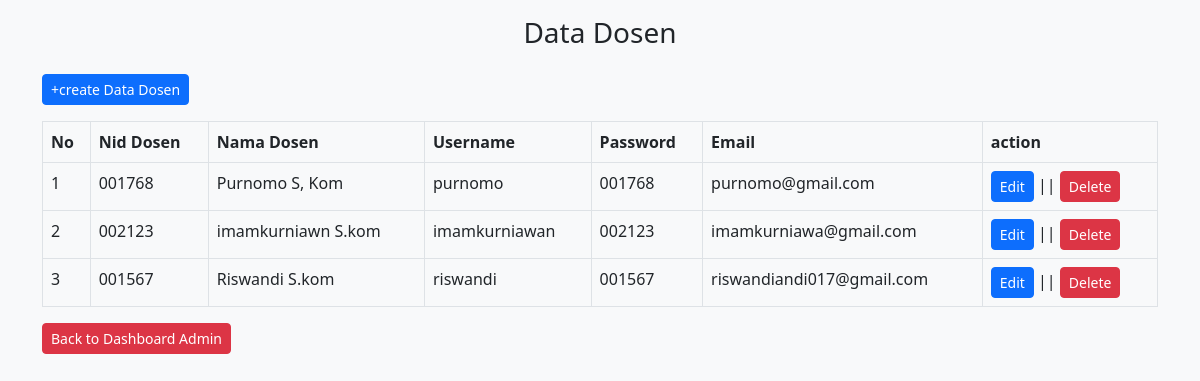
/dosen/dosen.php, run on the app's committed database.
### tables this page shows
CREATE TABLE `tb_dosen` (
  `id_dosen` int(11) NOT NULL,
  `nid_dosen` varchar(100) NOT NULL,
  `nama_dosen` varchar(100) NOT NULL,
  `username` varchar(100) NOT NULL,
  `password` varchar(100) NOT NULL,
  `email` varchar(100) NOT NULL
);

### dosen/dosen.php (the view, shortened to what this page needs)
<?php
include '../koneksi.php';
?>
<!doctype html>
<html lang="en">
  <head>
    <link href="https://cdn.jsdelivr.net/npm/bootstrap@5.2.0-beta1/dist/css/bootstrap.min.css" rel="stylesheet">
  </head>
  <body class="bg-light">
  <div class="container-fluid">
      <div class="container">
      <div class="row py-3 text-center">
          <div class="col-lg-12">
                <h3>Data Dosen</h3>
          </div>
      </div>
      <div class="row mb-3">
          <div class="col-lg-12">
              <a href="tambah_data.php" class="btn btn-primary btn-sm">+create Data Dosen</a>
          </div>
      </div>
      <div class="row">
          <div class="col-lg-12">
              <div class="table-responsive">
                  <table class="table table-bordered">
                        <thead>
                            <tr>
                                <th>No</th>
                                <th>Nid Dosen</th>
                                <th>Nama Dosen</th>
                                <th>Username</th>
                                <th>Password</th>
                                <th>Email</th>
                                <th>action</th>
                            </tr>
                        </thead>
                        <tbody>
                        <?php
							$no = 1;
							$dosen = mysqli_query($conn, "SELECT * FROM tb_dosen
                            ");
							if(mysqli_num_rows($dosen) > 0){
							while($row = mysqli_fetch_array($dosen)){
						?>
						<tr>
							<td class="text-dark"><?php echo $no++ ?></td>
							<td class="text-dark"><?php echo $row['nid_dosen'] ?></td>
							<td class="text-dark"><?php echo $row['nama_dosen'] ?></td>
							<td class="text-dark"><?php echo $row['username'] ?></td>
							<td class="text-dark"><?php echo $row['password'] ?></td>
							<td class="text-dark"><?php echo $row['email'] ?></td>
                            <td>
                                <a href="edit.php?id_dosen=<?php echo $row['id_dosen']?>" class="btn btn-primary btn-sm">Edit</a> ||
                                <a href="hapus.php?id_dosen=<?php echo $row['id_dosen'] ?>" class="btn btn-danger btn-sm" onclick="return confirm('YAKIN INGIN HAPUS DATA DOSEN?')">Delete</a>
                            </td>
						</tr>
						<?php }}else{ ?>
							<tr>
								<td colspan="8" class="text-danger">Belom Ada Data Dosen</td>
							</tr>
						<?php } ?>
                        </tbody>
                  </table>
              </div>
          </div>
      </div>
      <div class="row">
          <div class="col-lg-12">
              <a href="../dashboard_admin.php" class="btn btn-danger btn-sm">Back to Dashboard Admin</a>
          </div>
      </div>
      </div>
  </div>
  </body>
</html>

### data on the page
tb_dosen: nid_dosen "001768", nama_dosen "Purnomo S, Kom", username "purnomo", password "001768", email "purnomo@gmail.com"
tb_dosen: nid_dosen "002123", nama_dosen "imamkurniawn S.kom", username "imamkurniawan", password "002123", email "imamkurniawa@gmail.com"
tb_dosen: nid_dosen "001567", nama_dosen "Riswandi S.kom", username "riswandi", password "001567", email "riswandiandi017@gmail.com"
